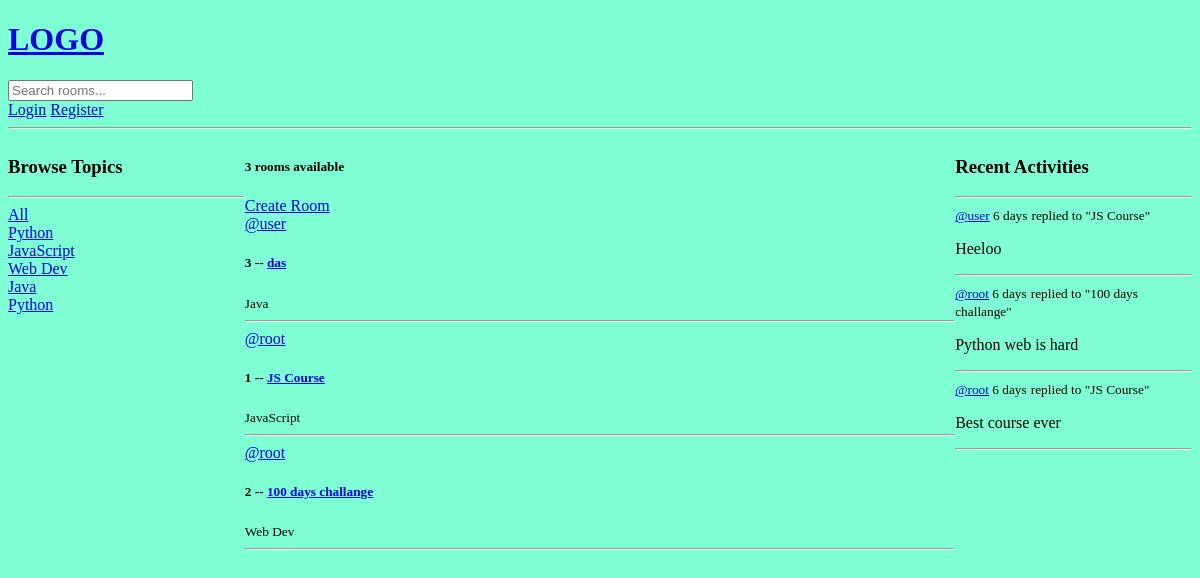
The app's page /, older data.
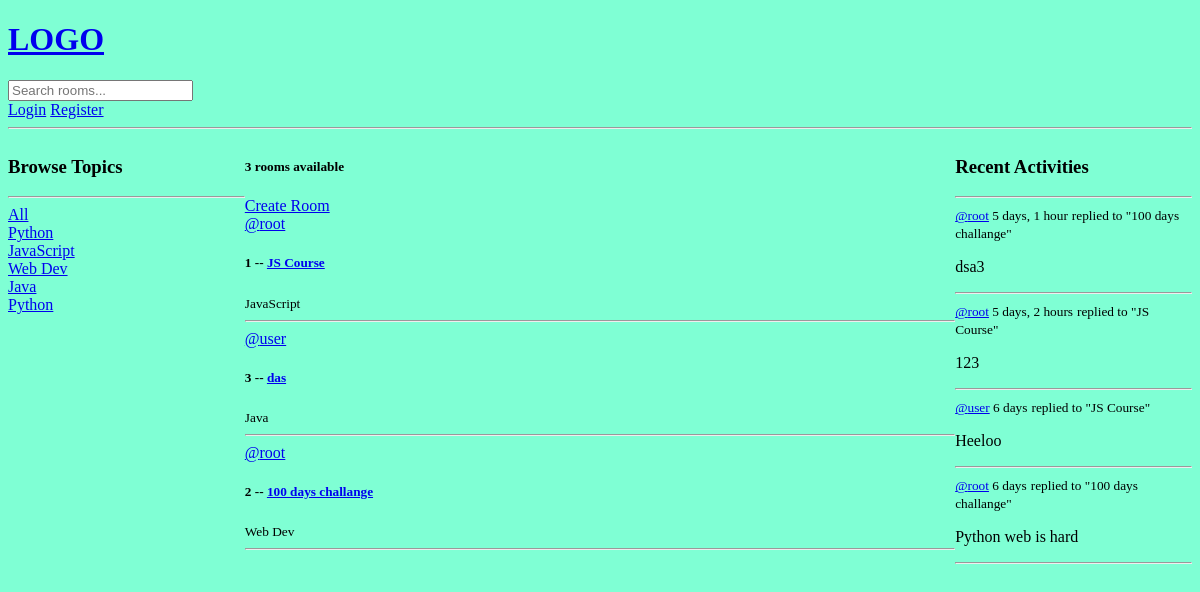
The same page, newer data.
### base/models.py (models this page shows, shortened)
class Topic(models.Model):
    name = models.CharField(max_length=200)

class Room(models.Model):
    host = models.ForeignKey(User, on_delete=models.SET_NULL, null=True)
    topic = models.ForeignKey(Topic, on_delete=models.SET_NULL, null=True)
    name = models.CharField(max_length=200)
    description = models.TextField(null=True, blank=True)
    participants = models.ManyToManyField(User, related_name='participants', blank=True)
    updated = models.DateTimeField(auto_now=True)
    created = models.DateTimeField(auto_now_add=True)
    class Meta:
        ordering = ['-updated', '-created']
    def __str__(self):
        return self.name

class Message(models.Model):
    user = models.ForeignKey(User, on_delete=models.CASCADE)
    room = models.ForeignKey(Room, on_delete=models.CASCADE)
    body = models.TextField()
    updated = models.DateTimeField(auto_now=True)
    created = models.DateTimeField(auto_now_add=True)
    class Meta:
        ordering = ['-updated', '-created']
    def __str__(self):
        return self.body[0:50]

### base/views.py (the view)
# urls.py: path('', views.home, name='home'),
def home(request):
    q = request.GET.get('q') if request.GET.get('q') is not None else ''
    rooms = Room.objects.filter(Q(topic__name__icontains=q) |
                                Q(name__icontains=q) |
                                Q(description__icontains=q))
    topics = Topic.objects.all()
    room_count = rooms.count()
    room_messages = Message.objects.all().filter(Q(room__topic__name__icontains=q))
    context = {'rooms': rooms, 'topics': topics, 'room_count': room_count, 'room_messages': room_messages}
    return render(request, 'base/home.html', context)

### base/templates/base/home.html (shortened to what this page needs)
{% extends 'main.html' %}
{% block content %}
    <div class="home-container">
        <div>
          {% include 'base/topics_component.html' %}
        </div>
        <div>
            <h5>{{ room_count }} rooms available</h5>
            <a href="{% url 'create-room' %}">Create Room</a>
            {% include 'base/feed_component.html' %}
        </div>
        <div>
            {% include 'base/activity_component.html' %}
        </div>
    </div>
{% endblock content %}

### base/templates/base/topics_component.html
<h3>Browse Topics</h3>
<hr>
<div>
    <a href="{% url 'home' %}">All</a>
</div>
{% for topic in topics %}
    <div>
        <a href="{% url 'home' %}?q={{ topic.name }}">{{ topic.name }}</a>
    </div>
{% endfor %}

### base/templates/base/feed_component.html (shortened to what this page needs)
<div>
    {% for room in rooms %}
        <div>
            <a href="{% url 'user-profile' room.host.id%}">@{{ room.host.username }}</a>
            <h5>{{ room.id }} -- <a href="{% url 'room' room.id %}">{{ room.name }}</a></h5>
            <small>{{ room.topic.name }}</small>
            <hr>
        </div>
    {% endfor %}
</div>

### base/templates/base/activity_component.html (shortened to what this page needs)
<h3>Recent Activities</h3>
<hr>
{% for message in room_messages %}
    <div>
        <small><a href="{% url 'user-profile' message.user.id %}">@{{ message.user }}</a> {{ message.created|timesince }}</small>
        <small>replied to "{{ message.room }}"</small>
        <p>{{ message }}</p>
        <hr>
    </div>
{% endfor %}

Row changes from the older to the newer data that the page shows:
removed Message: user "root", created "6 days", room "JS Course", body "Best course ever"
changed Room "JS Course": moves up the list
added Message: user "root", created "5 days, 1 hour", room "100 days challange", body "dsa3"
added Message: user "root", created "5 days, 2 hours", room "JS Course", body "123"
